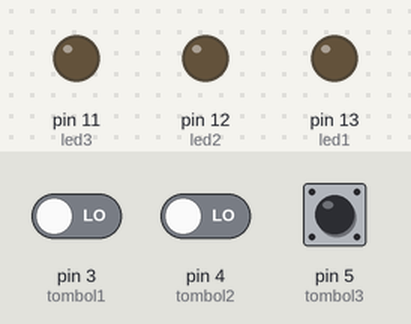
Simulated run of this sketch. Board: Arduino Uno, built with avr-gcc and run on an emulated ATmega328P. Shown: output pins drawn as LEDs (lit = HIGH). The inputs (shaded band) are chosen by the test bench; at power-on: pin 3 (tombol1) LOW, pin 4 (tombol2) LOW, pin 5 (tombol3) LOW.

Above: at 1.2 s.
1.3 s: pin 3 (tombol1) driven HIGH and pin 4 (tombol2) driven HIGH
At 1.9 s:
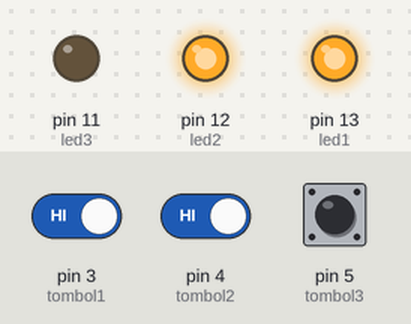
2.8 s: pin 3 (tombol1) driven LOW
At 4.0 s:
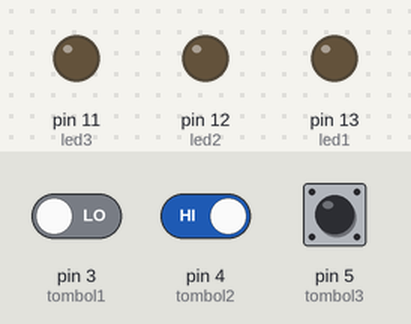
4.3 s: pin 3 (tombol1) driven HIGH
At 5.3 s:
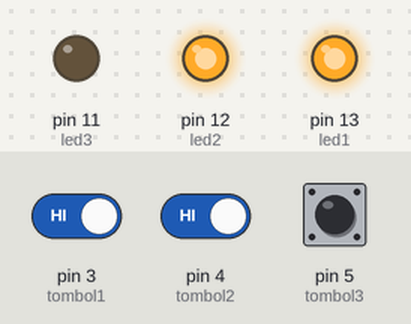
Timing chart, 0 to 7.3 s (numbered marks = the images above; inputs shaded):
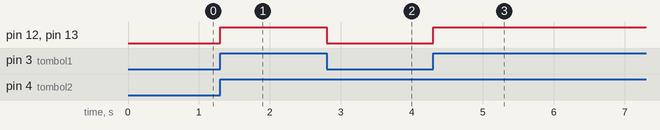

The sketch:

chalenge3_logika_and.ino
```cpp
    int tombol1 =3;
    int tombol2 =4;
    int tombol3 =5;

    int led1=13;
    int led2=12;
    int led3=11;


void setup() {
      // put your setup code here, to run once:
        pinMode (tombol1,INPUT);
        pinMode (tombol2,INPUT);
        pinMode (tombol3,INPUT);
        pinMode(led1,OUTPUT);
        pinMode(led2,OUTPUT);
        pinMode(led3,OUTPUT);
    }

    void loop() {
      // put your main code here, to run repeatedly:
      int bacaTombol1=digitalRead(tombol1);
      int bacaTombol2=digitalRead(tombol2);
      int bacaTombol3=digitalRead(tombol3);
      //print ke monitor

      Serial.print("Kondisi Tombol");
      Serial.print("baca tombol");
      Serial.println();

    if(bacaTombol1==1 and bacaTombol2==1)
    {
         digitalWrite(led1,HIGH);
         digitalWrite(led2,HIGH);
         Serial.println("LAMPU 1 NYALA");//komentar nyala
      }
    else
    {
         digitalWrite(led1,LOW);
         digitalWrite(led2,LOW);
      }
    }
```

Measured:
- after the input at 1.3 s, pin 12 (led2), pin 13 (led1): LOW → HIGH at once
- after the input at 2.8 s, pin 12 (led2), pin 13 (led1): HIGH → LOW at once
- after the input at 4.3 s, pin 12 (led2), pin 13 (led1): LOW → HIGH at once
